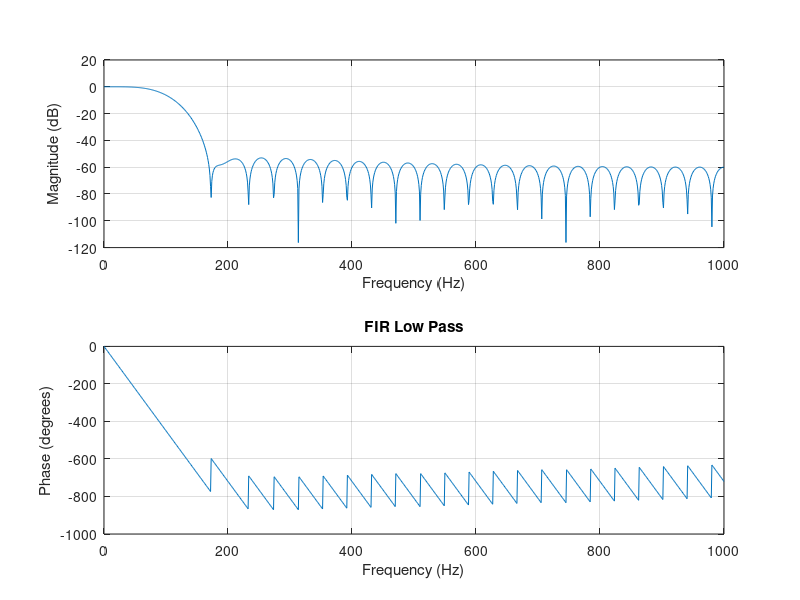
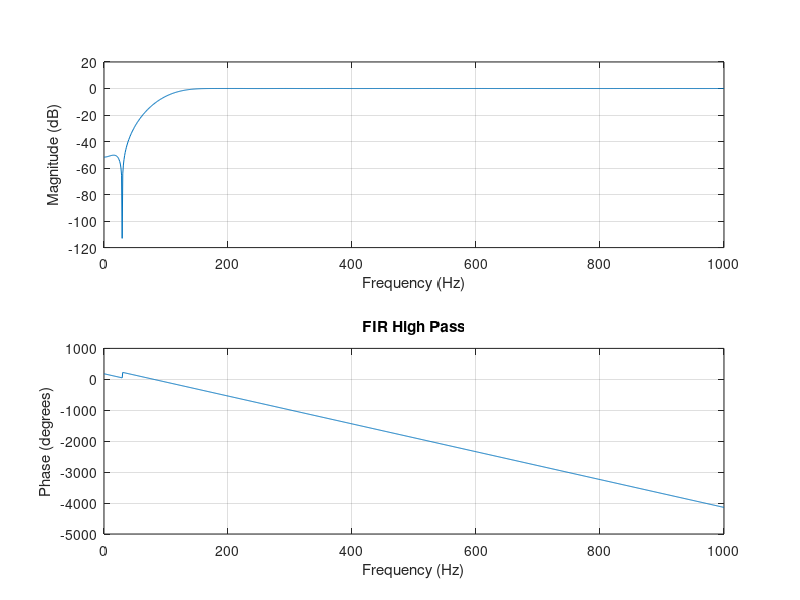
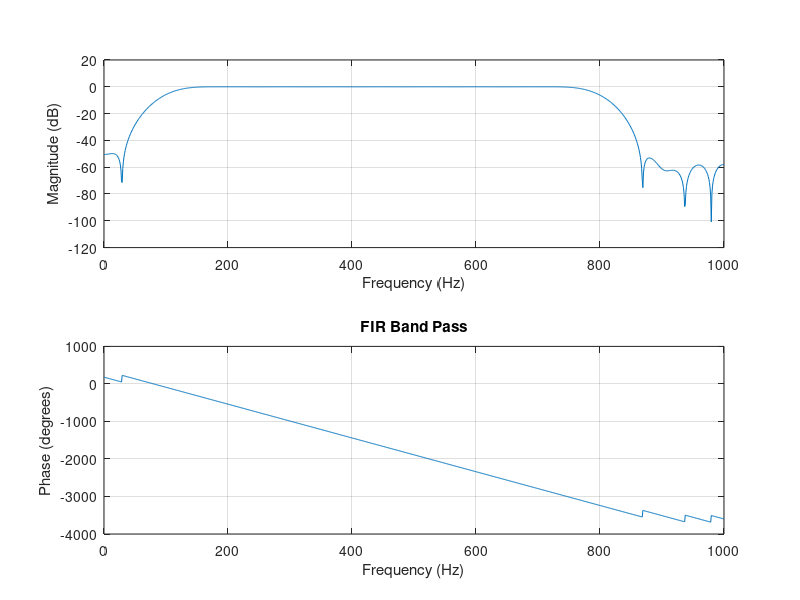

Write MATLAB code to recreate these figures, in order.
Fs = 2000;

tap = 50;
fc = 100;

b_lpf = fir1(tap,fc/(Fs/2),'low');
b_hpf = fir1(tap,fc/(Fs/2),'high');
b_bpf = fir1(tap,[100 800]/(Fs/2),'bandpass');

figure;
freqz(b_lpf,1,1024,Fs);
title('FIR Low Pass');

figure;
freqz(b_hpf,1,1024,Fs);
title('FIR High Pass');

figure;
freqz(b_bpf,1,1024,Fs);
title('FIR Band Pass');
